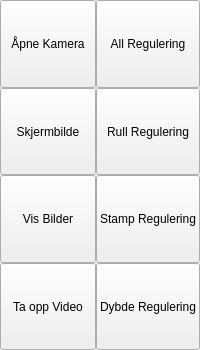
                              <widget class="QFrame" name="motorOuterContainer">
                               <property name="sizePolicy">
                                <sizepolicy hsizetype="Preferred" vsizetype="Preferred">
                                 <horstretch>0</horstretch>
                                 <verstretch>0</verstretch>
                                </sizepolicy>
                               </property>
                               <property name="minimumSize">
                                <size>
                                 <width>0</width>
                                 <height>350</height>
                                </size>
                               </property>
                               <property name="maximumSize">
                                <size>
                                 <width>16777215</width>
                                 <height>16777215</height>
                                </size>
                               </property>
                               <property name="styleSheet">
                                <string notr="true"/>
                               </property>
                               <layout class="QVBoxLayout" name="verticalLayout_7">
                                <property name="spacing">
                                 <number>0</number>
                                </property>
                                <property name="leftMargin">
                                 <number>0</number>
                                </property>
                                <property name="topMargin">
                                 <number>0</number>
                                </property>
                                <property name="rightMargin">
                                 <number>0</number>
                                </property>
                                <property name="bottomMargin">
                                 <number>0</number>
                                </property>
                                <item>
                                 <layout class="QHBoxLayout" name="horizontalLayout_2">
                                  <item>
                                   <layout class="QVBoxLayout" name="verticalLayout_15">
                                    <item>
                                     <widget class="QPushButton" name="pushButton_11">
                                      <property name="sizePolicy">
                                       <sizepolicy hsizetype="Minimum" vsizetype="Minimum">
                                        <horstretch>0</horstretch>
                                        <verstretch>0</verstretch>
                                       </sizepolicy>
                                      </property>
                                      <property name="text">
                                       <string>Åpne Kamera</string>
                                      </property>
                                     </widget>
                                    </item>
                                    <item>
                                     <widget class="QPushButton" name="pushButton_15">
                                      <property name="sizePolicy">
                                       <sizepolicy hsizetype="Minimum" vsizetype="Minimum">
                                        <horstretch>0</horstretch>
                                        <verstretch>0</verstretch>
                                       </sizepolicy>
                                      </property>
                                      <property name="text">
                                       <string>Skjermbilde</string>
                                      </property>
                                     </widget>
                                    </item>
                                    <item>
                                     <widget class="QPushButton" name="pushButton_17">
                                      <property name="sizePolicy">
                                       <sizepolicy hsizetype="Minimum" vsizetype="Minimum">
                                        <horstretch>0</horstretch>
                                        <verstretch>0</verstretch>
                                       </sizepolicy>
                                      </property>
                                      <property name="text">
                                       <string>Vis Bilder</string>
                                      </property>
                                     </widget>
                                    </item>
                                    <item>
                                     <widget class="QPushButton" name="pushButton_12">
                                      <property name="sizePolicy">
                                       <sizepolicy hsizetype="Minimum" vsizetype="Minimum">
                                        <horstretch>0</horstretch>
                                        <verstretch>0</verstretch>
                                       </sizepolicy>
                                      </property>
                                      <property name="text">
                                       <string>Ta opp Video</string>
                                      </property>
                                     </widget>
                                    </item>
                                   </layout>
                                  </item>
                                  <item>
                                   <layout class="QVBoxLayout" name="verticalLayout_16">
                                    <item>
                                     <widget class="QPushButton" name="pushButton_13">
                                      <property name="sizePolicy">
                                       <sizepolicy hsizetype="Minimum" vsizetype="Minimum">
                                        <horstretch>0</horstretch>
                                        <verstretch>0</verstretch>
                                       </sizepolicy>
                                      </property>
                                      <property name="text">
                                       <string>All Regulering</string>
                                      </property>
                                     </widget>
                                    </item>
                                    <item>
                                     <widget class="QPushButton" name="pushButton_18">
                                      <property name="sizePolicy">
                                       <sizepolicy hsizetype="Minimum" vsizetype="Minimum">
                                        <horstretch>0</horstretch>
                                        <verstretch>0</verstretch>
                                       </sizepolicy>
                                      </property>
                                      <property name="text">
                                       <string>Rull Regulering</string>
                                      </property>
                                     </widget>
                                    </item>
                                    <item>
                                     <widget class="QPushButton" name="pushButton_16">
                                      <property name="sizePolicy">
                                       <sizepolicy hsizetype="Minimum" vsizetype="Minimum">
                                        <horstretch>0</horstretch>
                                        <verstretch>0</verstretch>
                                       </sizepolicy>
                                      </property>
                                      <property name="text">
                                       <string>Stamp Regulering</string>
                                      </property>
                                     </widget>
                                    </item>
                                    <item>
                                     <widget class="QPushButton" name="pushButton_14">
                                      <property name="sizePolicy">
                                       <sizepolicy hsizetype="Minimum" vsizetype="Minimum">
                                        <horstretch>0</horstretch>
                                        <verstretch>0</verstretch>
                                       </sizepolicy>
                                      </property>
                                      <property name="text">
                                       <string>Dybde Regulering</string>
                                      </property>
                                     </widget>
                                    </item>
                                   </layout>
                                  </item>
                                 </layout>
                                </item>
                               </layout>
                              </widget>
